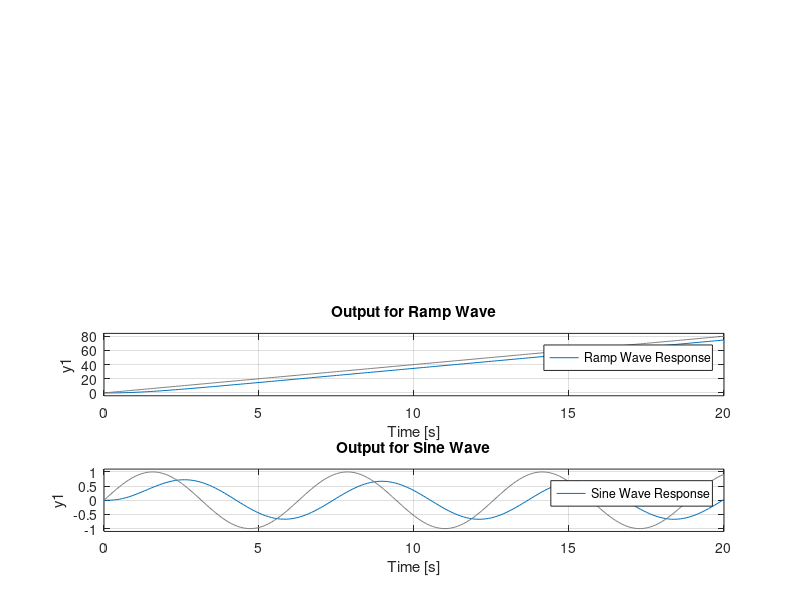

Write the MATLAB code that produced this figure.
sys = tf([3],[1 4 3]);
t=0:0.1:20;

subplot(4,1,1);
step(sys)
legend('Step Response')

subplot(4,1,2);
sys = tf([3],[1 4 3]);
impulse(sys) 
legend('Impulse Response')

subplot(4,1,3);
ramp=t;
u=ramp*4;
lsim(sys,u,t)
title('Output for Ramp Wave');
legend('Ramp Wave Response');

subplot(4,1,4);
u=sin(t);
lsim(sys,u,t)
title('Output for Sine Wave');
legend('Sine Wave Response');